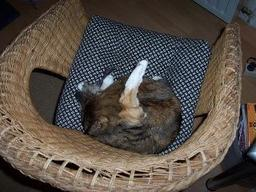
#> input picture project/source/Report_Images/Image3.jpg, 256 x 192 px
$ jupyter execute --allow-errors project.ipynb   (shell and % lines are left out)
#> lines starting #> are read from the running program, lines starting #| are printed output that depends on the picture
# Motivation
Disaster damage assessment is a critical task in geospatial analysis, requiring accurate identification of changes in affected areas. Current segmentation models, such as SAM (Segment Anything Model), are effective but require enhanced guidance to adapt to diverse scenarios, especially when comparing pre-disaster and post-disaster imagery. Vision-language models, like LLaVa, offer robust multimodal reasoning but lack the ability to make contrastive conclusions directly from image pairs.

To address these datasettaset/llenges, the project focuses on developing a foundation model that integrates contrastive learning capabilities into the LLaVa framework. By enabling the model to reason contrastively, it can better guide segmentation tasks, improving its adaptability and precision in generating segmentation masks for disaster damage assessment. The ultimate goal is to create a proof of concept (POC) that demonstrates the feasibility of incorporating contrastive reasoning into geospatial analysis for real-world applications.

# Approach
## LLaVA Architecture

## Initial (Naive) Approach
### Prompt
We used the same prompt throughout the project: "Are given two images are similar ?"
### Concatenating the Images
Our initial approach to enable the model to compare a pair of images involved simply concatenating the two images and feeding the combined input through the Vision pipeline.
| S.no | Prompt                      | Image1 | GT  |
|------|-----------------------------|--------|-----|
| 1    | "Are given two images are similar?" |  | No |
| 2    | "Are given two images are similar?" |  | Yes |

However, the model performed poorly with this approach with only a 53% accuracy.
## Splitting the Images
In this approach, we modified the LLaVa architecture to accept two images alongside the prompt. Each image is processed independently through the Vision pipeline, and the resulting tokens are subsequently concatenated and fed to the LLM.
| S.no | Prompt                      | Image1 | Image2 | GT  |
|------|-----------------------------|--------|--------|-----|
| 1    | "Are given two images are similar?" |  |  | No  |
| 2    | "Are given two images are similar?" |  |  | Yes |
## Augmenting the same Image
A limitation of these approaches is that the LLM does not derive any meaningful conclusions. To address this, we improved the model by making Image 2 more similar to Image 1 (instead of using entirely unrelated images, as shown above) through data augmentation. Also notice in the second row, we used an augmented image in both Image1 and Image2 so encourage the model to pay attention to both images. Additionally, we enhanced the Ground Truths to be more descriptive by specifying the type of augmentation applied. This adjustment prevents the LLM from solely focusing on the augmented (e.g., blurred) Image 2 and concluding that it is different, without properly considering its relationship to Image 1.
| S.no | Prompt                      | Image1 | Image2 | GT  |
|------|-----------------------------|--------|--------|-----|
| 1    | "Are given two images are similar?" |  |  | Yes, Comments: Both the images are similar  |
| 2    | "Are given two images are similar?" |  |  | Yes, Comments: Both the images are similar |
| 3    | "Are given two images are similar?" |  |  | No, Comments: when compared with the first image, the second image is **blurred** |
| 4    | "Are given two images are similar?" |  |  | No, Comments: when compared with the first image, the second image is **cropped** |
## Final Approach
In the final approach, we also added more augmentations to increase the variety of differences for the model to predict.
| S.no | Prompt                      | Image1 | Image2 | GT  |
|------|-----------------------------|--------|--------|-----|
| 1    | "Are given two images are similar?" |  |  | Yes, Comments: Both the images are similar  |
| 2    | "Are given two images are similar?" |  |  | Yes, Comments: Both the images are similar |
| 3    | "Are given two images are similar?" |  |  | No, Comments: when compared with the first image, the second image is **blurred** |
| 4    | "Are given two images are similar?" |  |  | No, Comments: when compared with the first image, the second image is **cropped** |
| 5    | "Are given two images are similar?" |  |  | No, Comments: when compared with the second image, the first image is **decolorized**|
| 6    | "Are given two images are similar?" |  |  | No, Comments: when compared with the second image, the first image is **flipped**|

# Data
We used images from the Multimodal-Fatima dataset: https://huggingface.co/Multimodal-Fatima. However, we constructed our own dataset using these images. Below is a very similar to generate examples of our dataset. The data is fed into the model dynamically, while also generating the ground truths.

[cell 1]
import os
from PIL import Image
import matplotlib.pyplot as plt
import torchvision.transforms as T
import torch

torch.manual_seed(0)
#> (this line was passed over: torch is not available in this run)

def load_image(image_path):
#> called with image_path = './Report_Images/Image3.jpg'
    image = Image.open(image_path).convert("RGB")
#> image is the input picture: PIL image 256x192 RGB; mean R, G, B 87.9, 79.1, 71.5
    # Resize the image to half its original size
    new_width = image.width // 2
#> new_width = 128
    new_height = image.height // 2
#> new_height = 96
    image = image.resize((new_width, new_height), Image.LANCZOS)
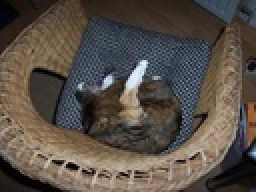
#> image: PIL image 128x96 RGB (shown 2 times larger); mean R, G, B 87.9, 79.1, 71.5
    return image

def apply_transformation(image, transformation):
    if transformation == "blur":
        transform = T.GaussianBlur(kernel_size=(5, 9), sigma=(0.1, 5))
        return transform(image)
    elif transformation == "crop":
        # Convert PIL image to tensor
        image_tensor = T.ToTensor()(image)
        eraser = T.RandomErasing(
            p=1.0,
            scale=(0.02, 0.33),
            ratio=(0.3, 3.3),
            value=0
        )
        # Apply Random Erasing
        image_tensor_erased = eraser(image_tensor)
        image_erased = T.ToPILImage()(image_tensor_erased)
        return image_erased
    elif transformation == "flip":
        transform = T.RandomVerticalFlip(p=1.0)
        return transform(image)
    elif transformation == "grey":
        transform = T.Grayscale(num_output_channels=3)
        return transform(image)
    else:
        return image

def visualize_image(image_path):
    transformations = ["crop", "flip", "blur", "grey", "same"]
    image = load_image(image_path)

    for i, transformation in enumerate(transformations):
        image_transformed = apply_transformation(image, transformation)

        # Display the original and transformed images
        plt.figure(figsize=(6, 3))
        plt.subplot(1, 2, 1)
        plt.imshow(image)
        plt.title("Original")
        plt.axis("off")

        plt.subplot(1, 2, 2)
        plt.imshow(image_transformed)
        plt.title(f"Transformed ({transformation})")
        plt.axis("off")
        plt.subplots_adjust(hspace=0.01, wspace=0.01)
        plt.show()

        transformations_dict = {"crop": "cropped", "flip": "flipped", "grey": "decolorized", "blur": "blurred"}
        if transformation == "same":
            print("Ground truth: Yes, Comments: Both the images are similar")
        else:
            print(f"Ground truth: No, Comments: when compared with the second image, the first image is {transformations_dict[transformation]}")

if __name__ == "__main__":
    # Replace with the path to your specific image
    image_path = "./Report_Images/Image3.jpg"
    if os.path.exists(image_path):
        visualize_image(image_path)
#> (the call stopped at in apply_transformation, `image_tensor = T.ToTensor()(image)`: torchvision is not available in this run)
    else:
        print(f"Image not found: {image_path}")

# Experimental Setup
We used class-wise measurements to evaluate the results. We have 5 classes that the LLM can predict. We extracted the last word of the prediction and compared to the ground truth that was generated dynamically. Below is a subset of the lines from the output file.

Note that we extracted the last word of the prediction/ground truths since we designed our phrases as below:

- Yes, Comments: Both the images are **similar**
- No, Comments: when compared with the second image, the first image is **[transformation]**

Since we are working with a classification problem we used precision, recall, accuracy, and f1-score to evaluate our results. We get out evaluation scores by comparing the prediction column to the ground truth column. Below is a toy example of how this is done.

```blurred blurred
down flipped
similar similar
decolorized decolorized
decolorized decolorized
similar similar
down flipped
blurred blurred
similar similar

[cell 2]
from sklearn.metrics import confusion_matrix, classification_report, accuracy_score
import pandas as pd

data = """
blurred blurred
down flipped
similar similar
decolorized decolorized
decolorized decolorized
similar similar
down flipped
blurred blurred
similar similar
"""

# Parse the data into a DataFrame
lines = data.strip().split("\n")
predictions, ground_truths = zip(*(line.split() for line in lines))

# Convert to DataFrame for analysis
df = pd.DataFrame({'Predictions': predictions, 'Ground Truths': ground_truths})

# Calculate evaluation metrics
conf_matrix = confusion_matrix(df['Ground Truths'], df['Predictions'])
class_report = classification_report(df['Ground Truths'], df['Predictions'], zero_division=0)
accuracy = accuracy_score(df['Ground Truths'], df['Predictions'])

print(conf_matrix)
print(class_report)

# Results

[cell 3]
from sklearn.metrics import confusion_matrix, classification_report, accuracy_score
import pandas as pd

out_file = 'output.txt'
#> (the rest of this cell did not finish here and is left out)

# Analysis of Results

## Raw Results

Overall, we successfully modified the LLaVa architecture and allowed it to accurately tell the difference between 2 images.

[cell 4]
import matplotlib.pyplot as plt
import seaborn as sns
import numpy as np

# Define class labels
class_labels = ["Blurred", "Cropped", "Decolorized", "Down", "Flipped", "Similar"]

# Normalize the confusion matrix for visualization
conf_matrix_normalized = conf_matrix.astype('float') / conf_matrix.sum(axis=1)[:, np.newaxis]
class_report = classification_report(df['Ground Truths'], df['Predictions'], zero_division=0)

# Plot the confusion matrix
plt.figure(figsize=(5, 4))
sns.heatmap(conf_matrix_normalized, annot=True, fmt=".2f", cmap="Blues", xticklabels=class_labels, yticklabels=class_labels)
plt.title("Normalized Confusion Matrix")
plt.xlabel("Predicted Labels")
plt.ylabel("True Labels")
plt.show()
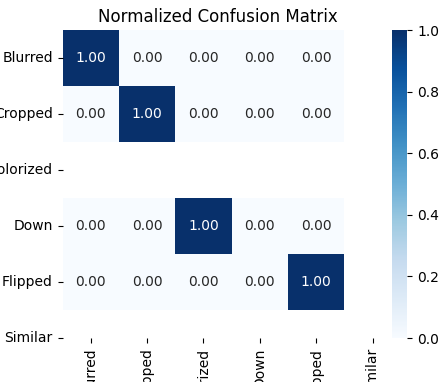
#> figure drawn by matplotlib, 2 panels

# Bar plot for precision, recall, and F1-score
metrics = classification_report(df['Ground Truths'], df['Predictions'], output_dict=True, zero_division=0)
class_metrics = pd.DataFrame(metrics).T.drop(["accuracy", "macro avg", "weighted avg"])

# Plot Precision, Recall, and F1-score
class_metrics[['precision', 'recall', 'f1-score']].plot(kind='bar', figsize=(6, 3))
plt.title("Precision, Recall, and F1-Score for Each Class")
plt.ylabel("Score")
plt.xlabel("Class")
plt.xticks(range(len(class_labels)), class_labels, rotation=45)
plt.legend(title="Metrics")
plt.grid(axis='y', linestyle='--', alpha=0.7)
plt.show()
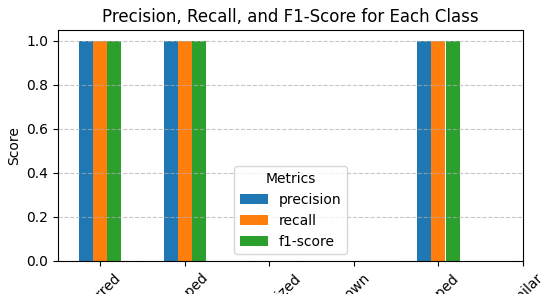
#> figure drawn by matplotlib, 1 panel

## Investigating the issue with "flipped" and "down"

Looking at the full output of the model, we can see why some of the extracted predictions are "down". The LLM adds "upside down" after "flipped" since these words go together very often. Below is the case where this happens.

`No, Comments: When compared with the first image, the second image is flipped upside down`

Note that "down" is NOT part of the ground truths. Furthermore, the model performs very well with four of the five classes. However, in the case where the image was vertically flipped, the model outputs a different phrase than what we have trained it for. This is the main reason why the performance seems to be especially bad for the "flipped" class.

[cell 5]
# Combine "down" and "flipped" into a single class in both predictions and ground truths
df_combined = df.copy()
df_combined['Predictions'] = df_combined['Predictions'].replace("down", "flipped")

# Recalculate confusion matrix, classification report, and accuracy
conf_matrix_combined = confusion_matrix(df_combined['Ground Truths'], df_combined['Predictions'])
class_report_combined = classification_report(df_combined['Ground Truths'], df_combined['Predictions'], zero_division=0)
accuracy_combined = accuracy_score(df_combined['Ground Truths'], df_combined['Predictions'])
print(class_report_combined)
# Define class labels
class_labels = ["Blurred", "Cropped", "Decolorized", "Flipped", "Similar"]

# Normalize the confusion matrix for visualization
conf_matrix_normalized = conf_matrix_combined.astype('float') / conf_matrix_combined.sum(axis=1)[:, np.newaxis]

# Plot the confusion matrix
plt.figure(figsize=(5, 4))
sns.heatmap(conf_matrix_normalized, annot=True, fmt=".2f", cmap="Blues", xticklabels=class_labels, yticklabels=class_labels)
plt.title("Normalized Confusion Matrix")
plt.xlabel("Predicted Labels")
plt.ylabel("True Labels")
plt.show()
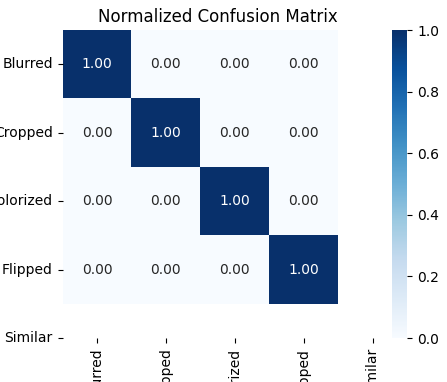
#> figure drawn by matplotlib, 2 panels


# Bar plot for precision, recall, and F1-score
metrics = classification_report(df_combined['Ground Truths'], df_combined['Predictions'], output_dict=True, zero_division=0)
class_metrics = pd.DataFrame(metrics).T.drop(["accuracy", "macro avg", "weighted avg"])

# Plot Precision, Recall, and F1-score
class_metrics[['precision', 'recall', 'f1-score']].plot(kind='bar', figsize=(6, 3))
plt.title("Precision, Recall, and F1-Score for Each Class")
plt.ylabel("Score")
plt.xlabel("Class")
plt.xticks(range(len(class_labels)), class_labels, rotation=45)
plt.legend(title="Metrics")
plt.grid(axis='y', linestyle='--', alpha=0.7)
plt.show()
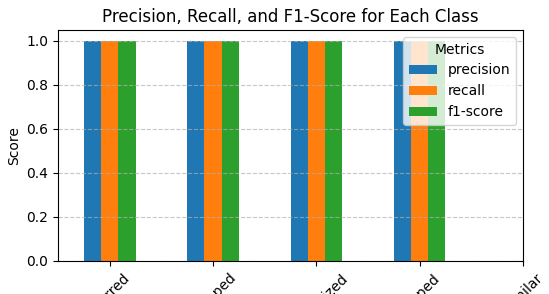
#> figure drawn by matplotlib, 1 panel

$ run again, with project/source/Report_Images/Image1.jpg copied over project/source/Report_Images/Image3.jpg
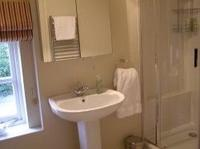
#> input picture project/source/Report_Images/Image1.jpg, 200 x 149 px
#> in load_image, image is the input picture: PIL image 200x149 RGB; mean R, G, B 146.8, 122, 99
#> in load_image, `image = image.resize((new_width, new_height), Image.LANCZOS)`:
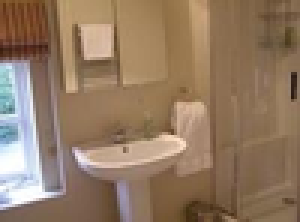
#> image: PIL image 100x74 RGB (shown 3 times larger); mean R, G, B 146.8, 122, 99

$ run again, with project/source/Report_Images/Image2.jpg copied over project/source/Report_Images/Image3.jpg
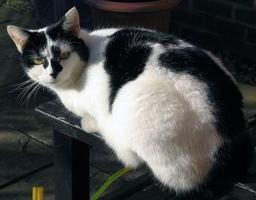
#> input picture project/source/Report_Images/Image2.jpg, 256 x 200 px
#> in load_image, image is the input picture: PIL image 256x200 RGB; mean R, G, B 71.3, 72.4, 71.3
#> in load_image, `image = image.resize((new_width, new_height), Image.LANCZOS)`:
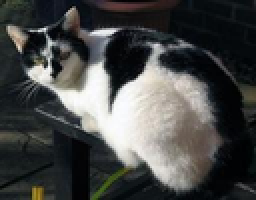
#> image: PIL image 128x100 RGB (shown 2 times larger); mean R, G, B 71.3, 72.4, 71.3

$ run again, with project/source/Report_Images/Image_concat.jpg copied over project/source/Report_Images/Image3.jpg
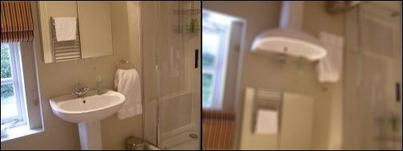
#> input picture project/source/Report_Images/Image_concat.jpg, 403 x 151 px
#> in load_image, image is the input picture: PIL image 403x151 RGB; mean R, G, B 144.2, 119.9, 97.6
#> in load_image, `image = image.resize((new_width, new_height), Image.LANCZOS)`:
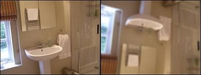
#> image: PIL image 201x75 RGB; mean R, G, B 144.5, 120.2, 97.9
